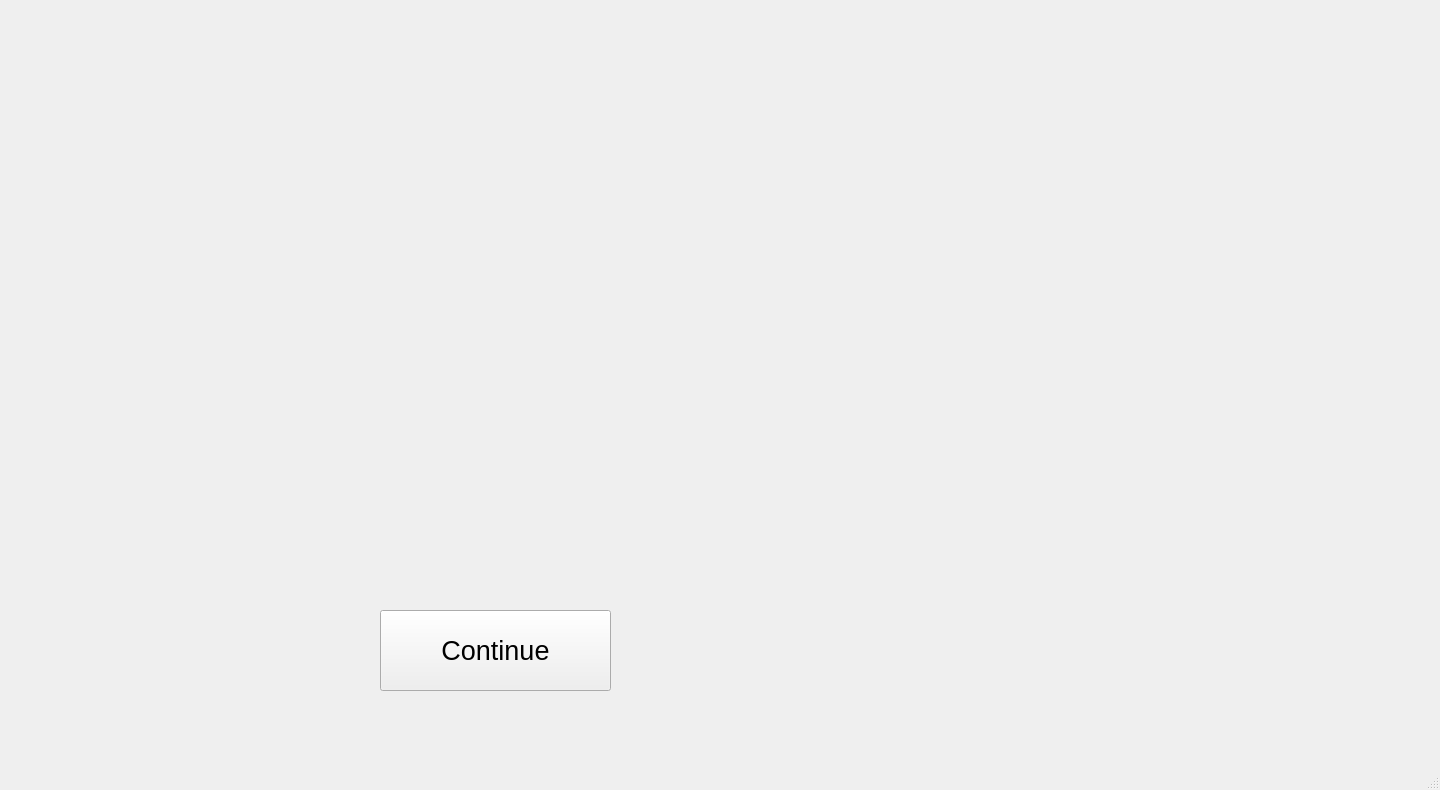
<?xml version="1.0" encoding="UTF-8"?>
<ui version="4.0">
 <class>MainWindow</class>
 <widget class="QMainWindow" name="MainWindow">
  <property name="geometry">
   <rect>
    <x>0</x>
    <y>0</y>
    <width>1440</width>
    <height>790</height>
   </rect>
  </property>
  <property name="windowTitle">
   <string>MainWindow</string>
  </property>
  <widget class="QWidget" name="centralwidget">
   <widget class="QStackedWidget" name="stackedWidget">
    <property name="geometry">
     <rect>
      <x>-10</x>
      <y>40</y>
      <width>1031</width>
      <height>681</height>
     </rect>
    </property>
    <property name="maximumSize">
     <size>
      <width>1031</width>
      <height>16777215</height>
     </size>
    </property>
    <property name="styleSheet">
     <string notr="true">QToolTip {
    border: 1px solid #76797C;
    background-color: #5A7566;
    color: white;
    padding: 0px;                /*remove padding, for fix combobox tooltip.*/
    opacity: 200;
}

QWidget {
    color: #eff0f1;
    background-color: #31363b;
    selection-background-color: #3daee9;
    selection-color: #eff0f1;
    background-clip: border;
    border-image: none;
    border: 0px transparent black;
    outline: 0;
}

QWidget:item:hover {
    background-color: #18465d;
    color: #eff0f1;
}

QWidget:item:selected {
    background-color: #18465d;
}

QCheckBox {
    spacing: 5px;
    outline: none;
    color: #eff0f1;
    margin-bottom: 2px;
}

QCheckBox:disabled {
    color: #76797C;
}

QCheckBox::indicator,
QGroupBox::indicator {
    width: 18px;
    height: 18px;
}

QGroupBox::indicator {
    margin-left: 2px;
}

QCheckBox::indicator:unchecked {
    image: url(:/qss_icons/rc/checkbox_unchecked.png);
}

QCheckBox::indicator:unchecked:hover,
QCheckBox::indicator:unchecked:focus,
QCheckBox::indicator:unchecked:pressed,
QGroupBox::indicator:unchecked:hover,
QGroupBox::indicator:unchecked:focus,
QGroupBox::indicator:unchecked:pressed {
    border: none;
    image: url(:/qss_icons/rc/checkbox_unchecked_focus.png);
}

QCheckBox::indicator:checked {
    image: url(:/qss_icons/rc/checkbox_checked.png);
}

QCheckBox::indicator:checked:hover,
QCheckBox::indicator:checked:focus,
QCheckBox::indicator:checked:pressed,
QGroupBox::indicator:checked:hover,
QGroupBox::indicator:checked:focus,
QGroupBox::indicator:checked:pressed {
    border: none;
    image: url(:/qss_icons/rc/checkbox_checked_focus.png);
}

QCheckBox::indicator:indeterminate {
    image: url(:/qss_icons/rc/checkbox_indeterminate.png);
}

QCheckBox::indicator:indeterminate:focus,
QCheckBox::indicator:indeterminate:hover,
QCheckBox::indicator:indeterminate:pressed {
    image: url(:/qss_icons/rc/checkbox_indeterminate_focus.png);
}

QCheckBox::indicator:checked:disabled,
QGroupBox::indicator:checked:disabled {
    image: url(:/qss_icons/rc/checkbox_checked_disabled.png);
}

QCheckBox::indicator:unchecked:disabled,
QGroupBox::indicator:unchecked:disabled {
    image: url(:/qss_icons/rc/checkbox_unchecked_disabled.png);
}

QRadioButton {
    spacing: 5px;
    outline: none;
    color: #eff0f1;
    margin-bottom: 2px;
}

QRadioButton:disabled {
    color: #76797C;
}

QRadioButton::indicator {
    width: 21px;
    height: 21px;
}

QRadioButton::indicator:unchecked {
    image: url(:/qss_icons/rc/radio_unchecked.png);
}

QRadioButton::indicator:unchecked:hover,
QRadioButton::indicator:unchecked:focus,
QRadioButton::indicator:unchecked:pressed {
    border: none;
    outline: none;
    image: url(:/qss_icons/rc/radio_unchecked_focus.png);
}

QRadioButton::indicator:checked {
    border: none;
    outline: none;
    image: url(:/qss_icons/rc/radio_checked.png);
}

QRadioButton::indicator:checked:hover,
QRadioButton::indicator:checked:focus,
QRadioButton::indicator:checked:pressed {
    border: none;
    outline: none;
    image: url(:/qss_icons/rc/radio_checked_focus.png);
}

QRadioButton::indicator:checked:disabled {
    outline: none;
    image: url(:/qss_icons/rc/radio_checked_disabled.png);
}

QRadioButton::indicator:unchecked:disabled {
    image: url(:/qss_icons/rc/radio_unchecked_disabled.png);
}

QMenuBar {
    background-color: #31363b;
    color: #eff0f1;
}

QMenuBar::item {
    background: transparent;
}

QMenuBar::item:selected {
    background: transparent;
    border: 1px solid #76797C;
}

QMenuBar::item:pressed {
    border: 1px solid #76797C;
    background-color: #3daee9;
    color: #eff0f1;
    margin-bottom: -1px;
    padding-bottom: 1px;
}

QMenu {
    border: 1px solid #76797C;
    color: #eff0f1;
    margin: 2px;
}

QMenu::icon {
    margin: 5px;
}

QMenu::item {
    padding: 5px 30px 5px 30px;
    border: 1px solid transparent;
    /* reserve space for selection border */
}

QMenu::item:selected {
    color: #eff0f1;
}

QMenu::separator {
    height: 2px;
    background: lightblue;
    margin-left: 10px;
    margin-right: 5px;
}

QMenu::indicator {
    width: 18px;
    height: 18px;
}


/* non-exclusive indicator = check box style indicator
   (see QActionGroup::setExclusive) */

QMenu::indicator:non-exclusive:unchecked {
    image: url(:/qss_icons/rc/checkbox_unchecked.png);
}

QMenu::indicator:non-exclusive:unchecked:selected {
    image: url(:/qss_icons/rc/checkbox_unchecked_disabled.png);
}

QMenu::indicator:non-exclusive:checked {
    image: url(:/qss_icons/rc/checkbox_checked.png);
}

QMenu::indicator:non-exclusive:checked:selected {
    image: url(:/qss_icons/rc/checkbox_checked_disabled.png);
}


/* exclusive indicator = radio button style indicator (see QActionGroup::setExclusive) */

QMenu::indicator:exclusive:unchecked {
    image: url(:/qss_icons/rc/radio_unchecked.png);
}

QMenu::indicator:exclusive:unchecked:selected {
    image: url(:/qss_icons/rc/radio_unchecked_disabled.png);
}

QMenu::indicator:exclusive:checked {
    image: url(:/qss_icons/rc/radio_checked.png);
}

QMenu::indicator:exclusive:checked:selected {
    image: url(:/qss_icons/rc/radio_checked_disabled.png);
}

QMenu::right-arrow {
    margin: 5px;
    image: url(:/qss_icons/rc/right_arrow.png)
}

QWidget:disabled {
    color: #454545;
    background-color: #31363b;
}

QAbstractItemView {
    alternate-background-color: #31363b;
    color: #eff0f1;
    border: 1px solid #3A3939;
    border-radius: 2px;
}

QWidget:focus,
QMenuBar:focus {
    border: 1px solid #3daee9;
}

QTabWidget:focus,
QCheckBox:focus,
QRadioButton:focus,
QSlider:focus {
    border: none;
}

QLineEdit {
    background-color: #232629;
    padding: 5px;
    border-style: solid;
    border: 1px solid #76797C;
    border-radius: 2px;
    color: #eff0f1;
}

QAbstractItemView QLineEdit {
    padding: 0;
}

QGroupBox {
    border: 1px solid #76797C;
    border-radius: 2px;
    margin-top: 20px;
}

QGroupBox::title {
    subcontrol-origin: margin;
    subcontrol-position: top center;
    padding-left: 10px;
    padding-right: 10px;
    padding-top: 10px;
}

QAbstractScrollArea {
    border-radius: 2px;
    border: 1px solid #76797C;
    background-color: transparent;
}

QScrollBar:horizontal {
    height: 15px;
    margin: 3px 15px 3px 15px;
    border: 1px transparent #2A2929;
    border-radius: 4px;
    background-color: #2A2929;
}

QScrollBar::handle:horizontal {
    background-color: #605F5F;
    min-width: 5px;
    border-radius: 4px;
}

QScrollBar::add-line:horizontal {
    margin: 0px 3px 0px 3px;
    border-image: url(:/qss_icons/rc/right_arrow_disabled.png);
    width: 10px;
    height: 10px;
    subcontrol-position: right;
    subcontrol-origin: margin;
}

QScrollBar::sub-line:horizontal {
    margin: 0px 3px 0px 3px;
    border-image: url(:/qss_icons/rc/left_arrow_disabled.png);
    height: 10px;
    width: 10px;
    subcontrol-position: left;
    subcontrol-origin: margin;
}

QScrollBar::add-line:horizontal:hover,
QScrollBar::add-line:horizontal:on {
    border-image: url(:/qss_icons/rc/right_arrow.png);
    height: 10px;
    width: 10px;
    subcontrol-position: right;
    subcontrol-origin: margin;
}

QScrollBar::sub-line:horizontal:hover,
QScrollBar::sub-line:horizontal:on {
    border-image: url(:/qss_icons/rc/left_arrow.png);
    height: 10px;
    width: 10px;
    subcontrol-position: left;
    subcontrol-origin: margin;
}

QScrollBar::up-arrow:horizontal,
QScrollBar::down-arrow:horizontal {
    background: none;
}

QScrollBar::add-page:horizontal,
QScrollBar::sub-page:horizontal {
    background: none;
}

QScrollBar:vertical {
    background-color: #2A2929;
    width: 15px;
    margin: 15px 3px 15px 3px;
    border: 1px transparent #2A2929;
    border-radius: 4px;
}

QScrollBar::handle:vertical {
    background-color: #605F5F;
    min-height: 5px;
    border-radius: 4px;
}

QScrollBar::sub-line:vertical {
    margin: 3px 0px 3px 0px;
    border-image: url(:/qss_icons/rc/up_arrow_disabled.png);
    height: 10px;
    width: 10px;
    subcontrol-position: top;
    subcontrol-origin: margin;
}

QScrollBar::add-line:vertical {
    margin: 3px 0px 3px 0px;
    border-image: url(:/qss_icons/rc/down_arrow_disabled.png);
    height: 10px;
    width: 10px;
    subcontrol-position: bottom;
    subcontrol-origin: margin;
}

QScrollBar::sub-line:vertical:hover,
QScrollBar::sub-line:vertical:on {
    border-image: url(:/qss_icons/rc/up_arrow.png);
    height: 10px;
    width: 10px;
    subcontrol-position: top;
    subcontrol-origin: margin;
}

QScrollBar::add-line:vertical:hover,
QScrollBar::add-line:vertical:on {
    border-image: url(:/qss_icons/rc/down_arrow.png);
    height: 10px;
    width: 10px;
    subcontrol-position: bottom;
    subcontrol-origin: margin;
}

QScrollBar::up-arrow:vertical,
QScrollBar::down-arrow:vertical {
    background: none;
}

QScrollBar::add-page:vertical,
QScrollBar::sub-page:vertical {
    background: none;
}

QTextEdit {
    background-color: #232629;
    color: #eff0f1;
    border: 1px solid #76797C;
}

QPlainTextEdit {
    background-color: #232629;
    ;
    color: #eff0f1;
    border-radius: 2px;
    border: 1px solid #76797C;
}

QHeaderView::section {
    background-color: #76797C;
    color: #eff0f1;
    padding: 5px;
    border: 1px solid #76797C;
}

QSizeGrip {
    image: url(:/qss_icons/rc/sizegrip.png);
    width: 12px;
    height: 12px;
}

QMainWindow::separator {
    background-color: #31363b;
    color: white;
    padding-left: 4px;
    spacing: 2px;
    border: 1px dashed #76797C;
}

QMainWindow::separator:hover {
    background-color: #787876;
    color: white;
    padding-left: 4px;
    border: 1px solid #76797C;
    spacing: 2px;
}

QMenu::separator {
    height: 1px;
    background-color: #76797C;
    color: white;
    padding-left: 4px;
    margin-left: 10px;
    margin-right: 5px;
}

QFrame {
    border-radius: 2px;
    border: 1px solid #76797C;
}

QFrame[frameShape=&quot;0&quot;] {
    border-radius: 2px;
    border: 1px transparent #76797C;
}

QStackedWidget {
    border: 1px transparent black;
}

QToolBar {
    border: 1px transparent #393838;
    background: 1px solid #31363b;
    font-weight: bold;
}

QToolBar::handle:horizontal {
    image: url(:/qss_icons/rc/Hmovetoolbar.png);
}

QToolBar::handle:vertical {
    image: url(:/qss_icons/rc/Vmovetoolbar.png);
}

QToolBar::separator:horizontal {
    image: url(:/qss_icons/rc/Hsepartoolbar.png);
}

QToolBar::separator:vertical {
    image: url(:/qss_icons/rc/Vsepartoolbar.png);
}

QToolButton#qt_toolbar_ext_button {
    background: #58595a
}

QPushButton {
    color: #eff0f1;
    background-color: #31363b;
    border-width: 1px;
    border-color: #76797C;
    border-style: solid;
    padding: 5px;
    border-radius: 2px;
    outline: none;
}

QPushButton:disabled {
    background-color: #31363b;
    border-width: 1px;
    border-color: #454545;
    border-style: solid;
    padding-top: 5px;
    padding-bottom: 5px;
    padding-left: 10px;
    padding-right: 10px;
    border-radius: 2px;
    color: #454545;
}

QPushButton:focus {
    background-color: #3daee9;
    color: white;
}

QPushButton:pressed {
    background-color: #3daee9;
    padding-top: -15px;
    padding-bottom: -17px;
}

QComboBox {
    selection-background-color: #3daee9;
    border-style: solid;
    border: 1px solid #76797C;
    border-radius: 2px;
    padding: 5px;
    min-width: 75px;
}

QPushButton:checked {
    background-color: #76797C;
    border-color: #6A6969;
}

QComboBox:hover,
QPushButton:hover,
QAbstractSpinBox:hover,
QLineEdit:hover,
QTextEdit:hover,
QPlainTextEdit:hover,
QAbstractView:hover,
QTreeView:hover {
    border: 1px solid #3daee9;
    color: #eff0f1;
}

QComboBox:on {
    padding-top: 3px;
    padding-left: 4px;
    selection-background-color: #4a4a4a;
}

QComboBox QAbstractItemView {
    background-color: #232629;
    border-radius: 2px;
    border: 1px solid #76797C;
    selection-background-color: #18465d;
}

QComboBox::drop-down {
    subcontrol-origin: padding;
    subcontrol-position: top right;
    width: 15px;
    border-left-width: 0px;
    border-left-color: darkgray;
    border-left-style: solid;
    border-top-right-radius: 3px;
    border-bottom-right-radius: 3px;
}

QComboBox::down-arrow {
    image: url(:/qss_icons/rc/down_arrow_disabled.png);
}

QComboBox::down-arrow:on,
QComboBox::down-arrow:hover,
QComboBox::down-arrow:focus {
    image: url(:/qss_icons/rc/down_arrow.png);
}

QAbstractSpinBox {
    padding: 5px;
    border: 1px solid #76797C;
    background-color: #232629;
    color: #eff0f1;
    border-radius: 2px;
    min-width: 75px;
}

QAbstractSpinBox:up-button {
    background-color: transparent;
    subcontrol-origin: border;
    subcontrol-position: center right;
}

QAbstractSpinBox:down-button {
    background-color: transparent;
    subcontrol-origin: border;
    subcontrol-position: center left;
}

QAbstractSpinBox::up-arrow,
QAbstractSpinBox::up-arrow:disabled,
QAbstractSpinBox::up-arrow:off {
    image: url(:/qss_icons/rc/up_arrow_disabled.png);
    width: 10px;
    height: 10px;
}

QAbstractSpinBox::up-arrow:hover {
    image: url(:/qss_icons/rc/up_arrow.png);
}

QAbstractSpinBox::down-arrow,
QAbstractSpinBox::down-arrow:disabled,
QAbstractSpinBox::down-arrow:off {
    image: url(:/qss_icons/rc/down_arrow_disabled.png);
    width: 10px;
    height: 10px;
}

QAbstractSpinBox::down-arrow:hover {
    image: url(:/qss_icons/rc/down_arrow.png);
}

QLabel {
    border: 0px solid black;
}

QTabWidget {
    border: 0px transparent black;
}

QTabWidget::pane {
    border: 1px solid #76797C;
    padding: 5px;
    margin: 0px;
}

QTabWidget::tab-bar {
    /* left: 5px; move to the right by 5px */
}

QTabBar {
    qproperty-drawBase: 0;
    border-radius: 3px;
}

QTabBar:focus {
    border: 0px transparent black;
}

QTabBar::close-button {
    image: url(:/qss_icons/rc/close.png);
    background: transparent;
}

QTabBar::close-button:hover {
    image: url(:/qss_icons/rc/close-hover.png);
    background: transparent;
}

QTabBar::close-button:pressed {
    image: url(:/qss_icons/rc/close-pressed.png);
    background: transparent;
}


/* TOP TABS */

QTabBar::tab:top {
    color: #eff0f1;
    border: 1px solid #76797C;
    border-bottom: 1px transparent black;
    background-color: #31363b;
    padding: 5px;
    min-width: 50px;
    border-top-left-radius: 2px;
    border-top-right-radius: 2px;
}

QTabBar::tab:top:selected {
    color: #eff0f1;
    background-color: #54575B;
    border: 1px solid #76797C;
    border-bottom: 2px solid #3daee9;
    border-top-left-radius: 2px;
    border-top-right-radius: 2px;
}

QTabBar::tab:top:!selected:hover {
    background-color: #3daee9;
}


/* BOTTOM TABS */

QTabBar::tab:bottom {
    color: #eff0f1;
    border: 1px solid #76797C;
    border-top: 1px transparent black;
    background-color: #31363b;
    padding: 5px;
    border-bottom-left-radius: 2px;
    border-bottom-right-radius: 2px;
    min-width: 50px;
}

QTabBar::tab:bottom:selected {
    color: #eff0f1;
    background-color: #54575B;
    border: 1px solid #76797C;
    border-top: 2px solid #3daee9;
    border-bottom-left-radius: 2px;
    border-bottom-right-radius: 2px;
}

QTabBar::tab:bottom:!selected:hover {
    background-color: #3daee9;
}


/* LEFT TABS */

QTabBar::tab:left {
    color: #eff0f1;
    border: 1px solid #76797C;
    border-left: 1px transparent black;
    background-color: #31363b;
    padding: 5px;
    border-top-right-radius: 2px;
    border-bottom-right-radius: 2px;
    min-height: 50px;
}

QTabBar::tab:left:selected {
    color: #eff0f1;
    background-color: #54575B;
    border: 1px solid #76797C;
    border-left: 2px solid #3daee9;
    border-top-right-radius: 2px;
    border-bottom-right-radius: 2px;
}

QTabBar::tab:left:!selected:hover {
    background-color: #3daee9;
}


/* RIGHT TABS */

QTabBar::tab:right {
    color: #eff0f1;
    border: 1px solid #76797C;
    border-right: 1px transparent black;
    background-color: #31363b;
    padding: 5px;
    border-top-left-radius: 2px;
    border-bottom-left-radius: 2px;
    min-height: 50px;
}

QTabBar::tab:right:selected {
    color: #eff0f1;
    background-color: #54575B;
    border: 1px solid #76797C;
    border-right: 2px solid #3daee9;
    border-top-left-radius: 2px;
    border-bottom-left-radius: 2px;
}

QTabBar::tab:right:!selected:hover {
    background-color: #3daee9;
}

QTabBar QToolButton::right-arrow:enabled {
    image: url(:/qss_icons/rc/right_arrow.png);
}

QTabBar QToolButton::left-arrow:enabled {
    image: url(:/qss_icons/rc/left_arrow.png);
}

QTabBar QToolButton::right-arrow:disabled {
    image: url(:/qss_icons/rc/right_arrow_disabled.png);
}

QTabBar QToolButton::left-arrow:disabled {
    image: url(:/qss_icons/rc/left_arrow_disabled.png);
}

QDockWidget {
    background: #31363b;
    border: 1px solid #403F3F;
    titlebar-close-icon: url(:/qss_icons/rc/close.png);
    titlebar-normal-icon: url(:/qss_icons/rc/undock.png);
}

QDockWidget::close-button,
QDockWidget::float-button {
    border: 1px solid transparent;
    border-radius: 2px;
    background: transparent;
}

QDockWidget::close-button:hover,
QDockWidget::float-button:hover {
    background: rgba(255, 255, 255, 10);
}

QDockWidget::close-button:pressed,
QDockWidget::float-button:pressed {
    padding: 1px -1px -1px 1px;
    background: rgba(255, 255, 255, 10);
}

QTreeView,
QListView {
    border: 1px solid #76797C;
    background-color: #232629;
}

QTreeView:branch:selected,
QTreeView:branch:hover {
    background: url(:/qss_icons/rc/transparent.png);
}

QTreeView::branch:has-siblings:!adjoins-item {
    border-image: url(:/qss_icons/rc/transparent.png);
}

QTreeView::branch:has-siblings:adjoins-item {
    border-image: url(:/qss_icons/rc/transparent.png);
}

QTreeView::branch:!has-children:!has-siblings:adjoins-item {
    border-image: url(:/qss_icons/rc/transparent.png);
}

QTreeView::branch:has-children:!has-siblings:closed,
QTreeView::branch:closed:has-children:has-siblings {
    image: url(:/qss_icons/rc/branch_closed.png);
}

QTreeView::branch:open:has-children:!has-siblings,
QTreeView::branch:open:has-children:has-siblings {
    image: url(:/qss_icons/rc/branch_open.png);
}

QTreeView::branch:has-children:!has-siblings:closed:hover,
QTreeView::branch:closed:has-children:has-siblings:hover {
    image: url(:/qss_icons/rc/branch_closed-on.png);
}

QTreeView::branch:open:has-children:!has-siblings:hover,
QTreeView::branch:open:has-children:has-siblings:hover {
    image: url(:/qss_icons/rc/branch_open-on.png);
}

QListView::item:!selected:hover,
QTreeView::item:!selected:hover {
    background: #18465d;
    outline: 0;
    color: #eff0f1
}

QListView::item:selected:hover,
QTreeView::item:selected:hover {
    background: #287399;
    color: #eff0f1;
}

QTreeView::indicator:checked,
QListView::indicator:checked {
    image: url(:/qss_icons/rc/checkbox_checked.png);
}

QTreeView::indicator:unchecked,
QListView::indicator:unchecked {
    image: url(:/qss_icons/rc/checkbox_unchecked.png);
}

QTreeView::indicator:checked:hover,
QTreeView::indicator:checked:focus,
QTreeView::indicator:checked:pressed,
QListView::indicator:checked:hover,
QListView::indicator:checked:focus,
QListView::indicator:checked:pressed {
    image: url(:/qss_icons/rc/checkbox_checked_focus.png);
}

QTreeView::indicator:unchecked:hover,
QTreeView::indicator:unchecked:focus,
QTreeView::indicator:unchecked:pressed,
QListView::indicator:unchecked:hover,
QListView::indicator:unchecked:focus,
QListView::indicator:unchecked:pressed {
    image: url(:/qss_icons/rc/checkbox_unchecked_focus.png);
}

QSlider::groove:horizontal {
    border: 1px solid #565a5e;
    height: 4px;
    background: #565a5e;
    margin: 0px;
    border-radius: 2px;
}

QSlider::handle:horizontal {
    background: #232629;
    border: 1px solid #565a5e;
    width: 16px;
    height: 16px;
    margin: -8px 0;
    border-radius: 9px;
}

QSlider::groove:vertical {
    border: 1px solid #565a5e;
    width: 4px;
    background: #565a5e;
    margin: 0px;
    border-radius: 3px;
}

QSlider::handle:vertical {
    background: #232629;
    border: 1px solid #565a5e;
    width: 16px;
    height: 16px;
    margin: 0 -8px;
    border-radius: 9px;
}

QToolButton {
    background-color: transparent;
    border: 1px transparent #76797C;
    border-radius: 2px;
    margin: 3px;
    padding: 5px;
}

QToolButton[popupMode=&quot;1&quot;] {
    /* only for MenuButtonPopup */
    padding-right: 20px;
    /* make way for the popup button */
    border: 1px #76797C;
    border-radius: 5px;
}

QToolButton[popupMode=&quot;2&quot;] {
    /* only for InstantPopup */
    padding-right: 10px;
    /* make way for the popup button */
    border: 1px #76797C;
}

QToolButton:hover,
QToolButton::menu-button:hover {
    background-color: transparent;
    border: 1px solid #3daee9;
    padding: 5px;
}

QToolButton:checked,
QToolButton:pressed,
QToolButton::menu-button:pressed {
    background-color: #3daee9;
    border: 1px solid #3daee9;
    padding: 5px;
}


/* the subcontrol below is used only in the InstantPopup or DelayedPopup mode */

QToolButton::menu-indicator {
    image: url(:/qss_icons/rc/down_arrow.png);
    top: -7px;
    left: -2px;
    /* shift it a bit */
}


/* the subcontrols below are used only in the MenuButtonPopup mode */

QToolButton::menu-button {
    border: 1px transparent #76797C;
    border-top-right-radius: 6px;
    border-bottom-right-radius: 6px;
    /* 16px width + 4px for border = 20px allocated above */
    width: 16px;
    outline: none;
}

QToolButton::menu-arrow {
    image: url(:/qss_icons/rc/down_arrow.png);
}

QToolButton::menu-arrow:open {
    border: 1px solid #76797C;
}

QPushButton::menu-indicator {
    subcontrol-origin: padding;
    subcontrol-position: bottom right;
    left: 8px;
}

QTableView {
    border: 1px solid #76797C;
    gridline-color: #31363b;
    background-color: #232629;
}

QTableView,
QHeaderView {
    border-radius: 0px;
}

QTableView::item:pressed,
QListView::item:pressed,
QTreeView::item:pressed {
    background: #18465d;
    color: #eff0f1;
}

QTableView::item:selected:active,
QTreeView::item:selected:active,
QListView::item:selected:active {
    background: #287399;
    color: #eff0f1;
}

QHeaderView {
    background-color: #31363b;
    border: 1px transparent;
    border-radius: 0px;
    margin: 0px;
    padding: 0px;
}

QHeaderView::section {
    background-color: #31363b;
    color: #eff0f1;
    padding: 5px;
    border: 1px solid #76797C;
    border-radius: 0px;
    text-align: center;
}

QHeaderView::section::vertical::first,
QHeaderView::section::vertical::only-one {
    border-top: 1px solid #76797C;
}

QHeaderView::section::vertical {
    border-top: transparent;
}

QHeaderView::section::horizontal::first,
QHeaderView::section::horizontal::only-one {
    border-left: 1px solid #76797C;
}

QHeaderView::section::horizontal {
    border-left: transparent;
}

QHeaderView::section:checked {
    color: white;
    background-color: #334e5e;
}


/* style the sort indicator */

QHeaderView::down-arrow {
    image: url(:/qss_icons/rc/down_arrow.png);
}

QHeaderView::up-arrow {
    image: url(:/qss_icons/rc/up_arrow.png);
}

QTableCornerButton::section {
    background-color: #31363b;
    border: 1px transparent #76797C;
    border-radius: 0px;
}

QToolBox {
    padding: 5px;
    border: 1px transparent black;
}

QToolBox::tab {
    color: #eff0f1;
    background-color: #31363b;
    border: 1px solid #76797C;
    border-bottom: 1px transparent #31363b;
    border-top-left-radius: 5px;
    border-top-right-radius: 5px;
}

QToolBox::tab:selected {
    /* italicize selected tabs */
    font: italic;
    background-color: #31363b;
    border-color: #3daee9;
}

QStatusBar::item {
    border: 0px transparent dark;
}

QFrame[height=&quot;3&quot;],
QFrame[width=&quot;3&quot;] {
    background-color: #76797C;
}

QSplitter::handle {
    border: 1px dashed #76797C;
}

QSplitter::handle:hover {
    background-color: #787876;
    border: 1px solid #76797C;
}

QSplitter::handle:horizontal {
    width: 1px;
}

QSplitter::handle:vertical {
    height: 1px;
}

QProgressBar {
    border: 1px solid #76797C;
    border-radius: 5px;
    text-align: center;
}

QProgressBar::chunk {
    background-color: #05B8CC;
}

QDateEdit {
    selection-background-color: #3daee9;
    border-style: solid;
    border: 1px solid #3375A3;
    border-radius: 2px;
    padding: 1px;
    min-width: 75px;
}

QDateEdit:on {
    padding-top: 3px;
    padding-left: 4px;
    selection-background-color: #4a4a4a;
}

QDateEdit QAbstractItemView {
    background-color: #232629;
    border-radius: 2px;
    border: 1px solid #3375A3;
    selection-background-color: #3daee9;
}

QDateEdit::drop-down {
    subcontrol-origin: padding;
    subcontrol-position: top right;
    width: 15px;
    border-left-width: 0px;
    border-left-color: darkgray;
    border-left-style: solid;
    border-top-right-radius: 3px;
    border-bottom-right-radius: 3px;
}

QDateEdit::down-arrow {
    image: url(:/qss_icons/rc/down_arrow_disabled.png);
}

QDateEdit::down-arrow:on,
QDateEdit::down-arrow:hover,
QDateEdit::down-arrow:focus {
    image: url(:/qss_icons/rc/down_arrow.png);
}</string>
    </property>
    <property name="currentIndex">
     <number>0</number>
    </property>
    <widget class="QWidget" name="page">
     <widget class="QPushButton" name="continue_button">
      <property name="geometry">
       <rect>
        <x>390</x>
        <y>570</y>
        <width>231</width>
        <height>81</height>
       </rect>
      </property>
      <property name="font">
       <font>
        <pointsize>20</pointsize>
       </font>
      </property>
      <property name="text">
       <string>Continue</string>
      </property>
     </widget>
     <widget class="QLabel" name="label_2">
      <property name="geometry">
       <rect>
        <x>200</x>
        <y>10</y>
        <width>611</width>
        <height>531</height>
       </rect>
      </property>
      <property name="text">
       <string/>
      </property>
      <property name="pixmap">
       <pixmap>pics/steup_small.png</pixmap>
      </property>
     </widget>
    </widget>
    <widget class="QWidget" name="page_2">
     <widget class="QLabel" name="label">
      <property name="geometry">
       <rect>
        <x>460</x>
        <y>130</y>
        <width>191</width>
        <height>111</height>
       </rect>
      </property>
      <property name="font">
       <font>
        <pointsize>30</pointsize>
        <weight>75</weight>
        <bold>true</bold>
       </font>
      </property>
      <property name="text">
       <string>Virtual Coach</string>
      </property>
     </widget>
     <widget class="QPushButton" name="coachButton">
      <property name="geometry">
       <rect>
        <x>160</x>
        <y>360</y>
        <width>351</width>
        <height>81</height>
       </rect>
      </property>
      <property name="font">
       <font>
        <pointsize>20</pointsize>
       </font>
      </property>
      <property name="text">
       <string>Coach</string>
      </property>
     </widget>
     <widget class="QPushButton" name="userButton">
      <property name="geometry">
       <rect>
        <x>550</x>
        <y>360</y>
        <width>351</width>
        <height>81</height>
       </rect>
      </property>
      <property name="font">
       <font>
        <pointsize>20</pointsize>
       </font>
      </property>
      <property name="text">
       <string>User</string>
      </property>
     </widget>
     <widget class="QPushButton" name="BackButton_2">
      <property name="geometry">
       <rect>
        <x>130</x>
        <y>40</y>
        <width>113</width>
        <height>32</height>
       </rect>
      </property>
      <property name="text">
       <string>Back</string>
      </property>
     </widget>
    </widget>
    <widget class="QWidget" name="page_3">
     <widget class="QPushButton" name="BackButton">
      <property name="geometry">
       <rect>
        <x>110</x>
        <y>50</y>
        <width>113</width>
        <height>32</height>
       </rect>
      </property>
      <property name="text">
       <string>Back</string>
      </property>
     </widget>
     <widget class="QWidget" name="gridLayoutWidget">
      <property name="geometry">
       <rect>
        <x>190</x>
        <y>140</y>
        <width>661</width>
        <height>421</height>
       </rect>
      </property>
      <layout class="QGridLayout" name="gridLayout">
       <item row="3" column="0">
        <widget class="QPushButton" name="pushButton_3">
         <property name="text">
          <string>Delete Recordings</string>
         </property>
        </widget>
       </item>
       <item row="2" column="0">
        <widget class="QPushButton" name="pushButton_2">
         <property name="text">
          <string>Record</string>
         </property>
        </widget>
       </item>
       <item row="1" column="0">
        <widget class="QListWidget" name="listWidget">
         <item>
          <property name="text">
           <string>Recording 1</string>
          </property>
         </item>
         <item>
          <property name="text">
           <string>Recording 2</string>
          </property>
         </item>
        </widget>
       </item>
      </layout>
     </widget>
     <widget class="QLabel" name="label_3">
      <property name="geometry">
       <rect>
        <x>480</x>
        <y>20</y>
        <width>91</width>
        <height>111</height>
       </rect>
      </property>
      <property name="font">
       <font>
        <pointsize>30</pointsize>
        <weight>75</weight>
        <bold>true</bold>
       </font>
      </property>
      <property name="text">
       <string>Coach</string>
      </property>
     </widget>
    </widget>
    <widget class="QWidget" name="page_4">
     <widget class="QPushButton" name="BackButton_3">
      <property name="geometry">
       <rect>
        <x>200</x>
        <y>60</y>
        <width>113</width>
        <height>32</height>
       </rect>
      </property>
      <property name="text">
       <string>Back</string>
      </property>
     </widget>
     <widget class="QPushButton" name="pushButton">
      <property name="geometry">
       <rect>
        <x>420</x>
        <y>420</y>
        <width>181</width>
        <height>101</height>
       </rect>
      </property>
      <property name="text">
       <string>Run Program</string>
      </property>
     </widget>
     <widget class="QLabel" name="label_4">
      <property name="geometry">
       <rect>
        <x>480</x>
        <y>80</y>
        <width>71</width>
        <height>111</height>
       </rect>
      </property>
      <property name="font">
       <font>
        <pointsize>30</pointsize>
        <weight>75</weight>
        <bold>true</bold>
       </font>
      </property>
      <property name="text">
       <string>User</string>
      </property>
     </widget>
    </widget>
   </widget>
  </widget>
  <widget class="QStatusBar" name="statusbar"/>
  <action name="actionNew_Recording">
   <property name="text">
    <string>New Recording</string>
   </property>
  </action>
  <action name="actionEnd_Recording">
   <property name="text">
    <string>End Recording</string>
   </property>
  </action>
  <action name="actionCoach">
   <property name="text">
    <string>Coach</string>
   </property>
  </action>
  <action name="actionCoach_2">
   <property name="checkable">
    <bool>true</bool>
   </property>
   <property name="checked">
    <bool>true</bool>
   </property>
   <property name="text">
    <string>Coach</string>
   </property>
  </action>
  <action name="actionUser">
   <property name="text">
    <string>User</string>
   </property>
  </action>
 </widget>
 <resources/>
 <connections/>
</ui>
